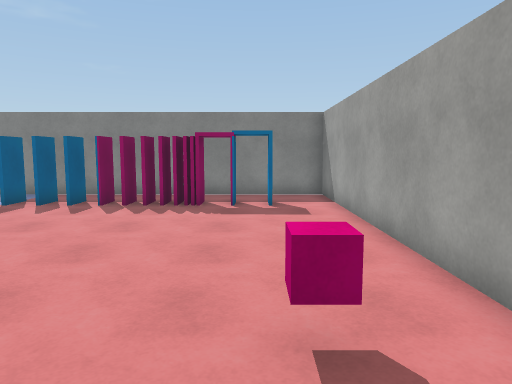
view 1 (above)

16 first-person views from a walk through a scene from a Unity 3-D project. The camera is 1.5 m above the floor, tilts 6° down and sees 70° across. The floor is counted in squares, 1 m on a side. Each view is taken from the middle of a square. On the plan, view 1 faces up. The plan holds only what a view shows up to about 16 squares ahead; the rest is blank. Surface patterns are stand-ins for the level's own textures.

view 2
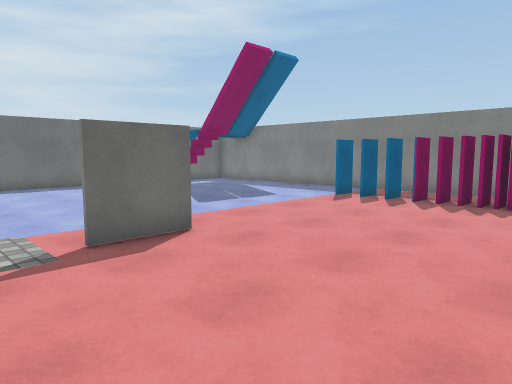

view 3
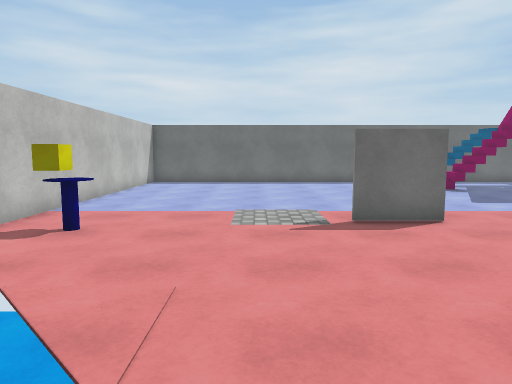

view 4
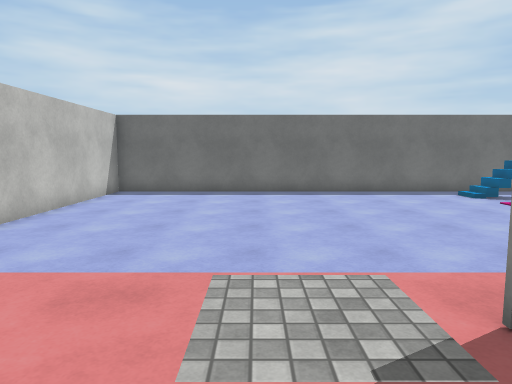

view 5
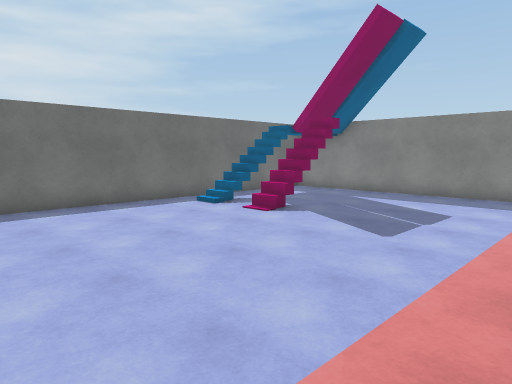

view 6
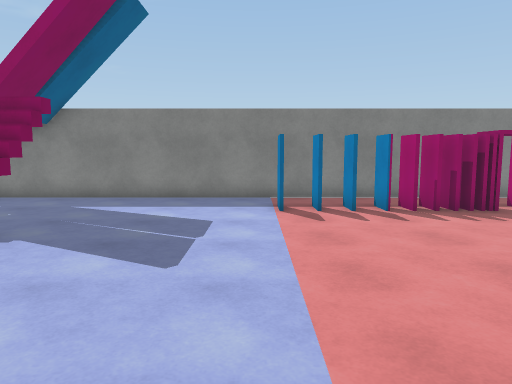

view 7
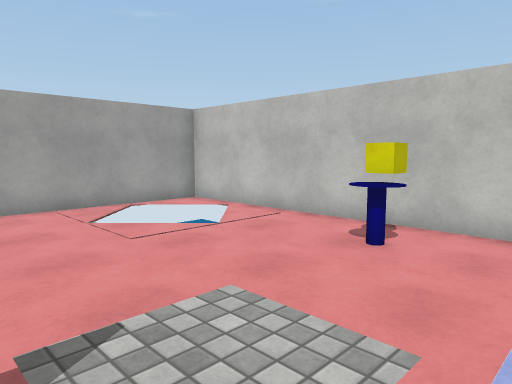

view 8
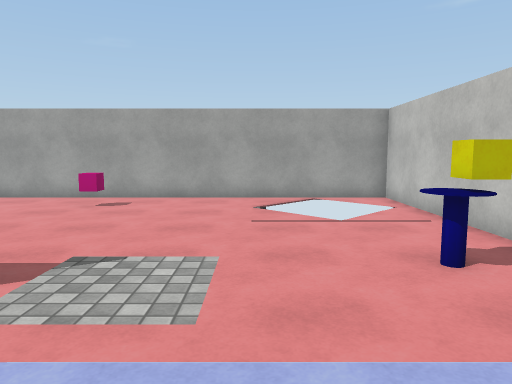

view 9
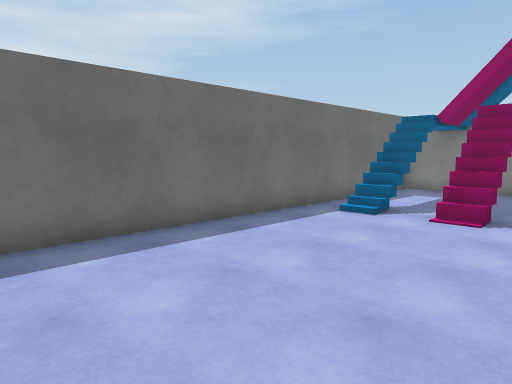

view 10
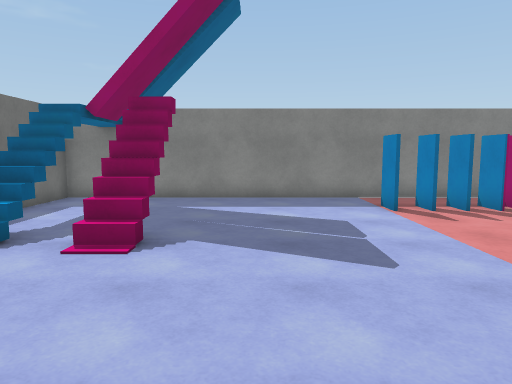

view 11
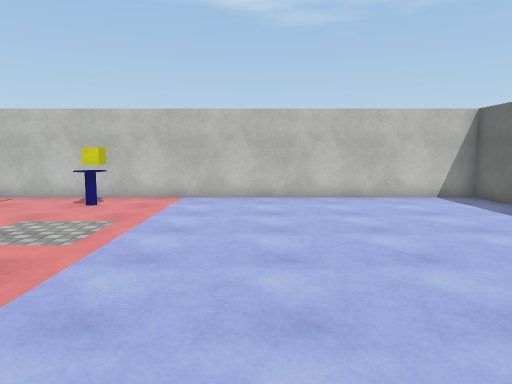

view 12
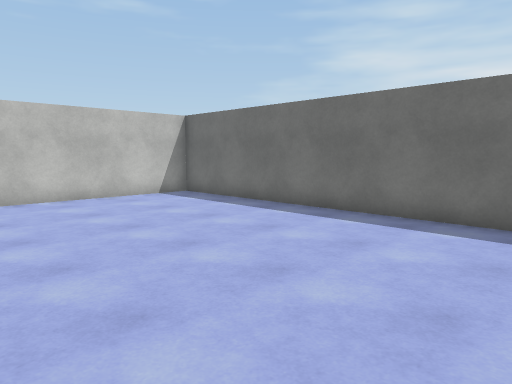

view 13
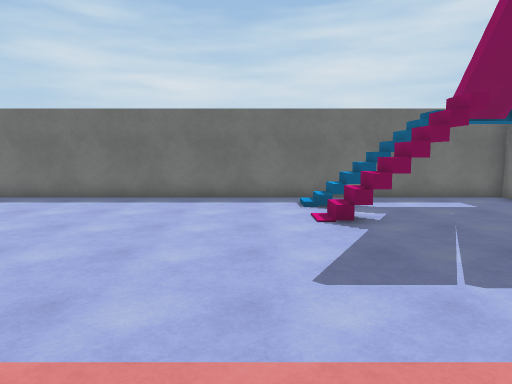

view 14
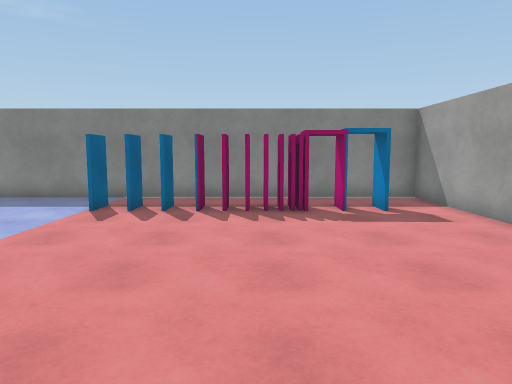

view 15
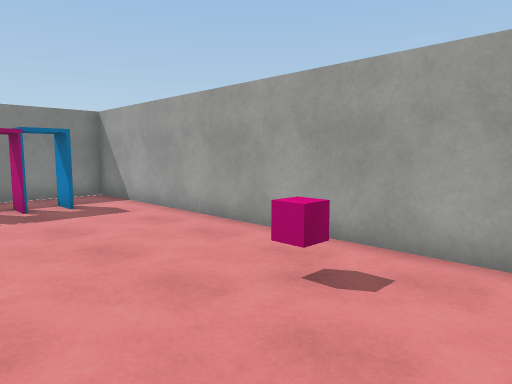

view 16
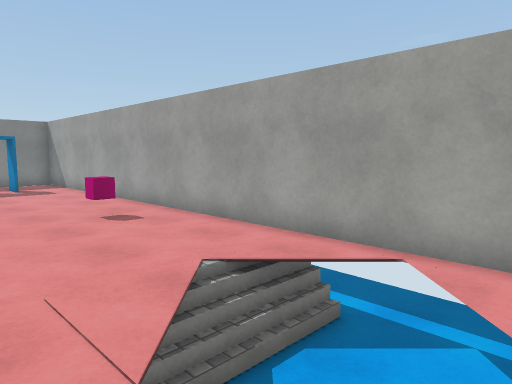

### Floor plan
Key: @ floor where view 1 was taken; # wall or solid block; x gap in a wall; . main floor; - floor 1.25 m lower than the main floor; / step, stairs or slope; = window, fence, low wall or low ledge; ^ raised ledge; v drop or lower ground; C cube; O other object.
Columns run from 18 left of view 1 to 3 right of it. Each row starts with its distance up from view 1.
 14 ######################
 13 #....................#
 12 #....................#
 11 #...........xxx##x...#
 10 #....................#
  9 #.O.O................#
  8 #. ..O...............#
  7 #. ..O...............#
  6 #....................#
  5 #....................#
  4 #....................#
  3 #...........#.....CC.#
  2 #...........#........#
  1 #....................#
  0 #.................@..#
 -1 #....................#
 -2 #................./..#
 -3 #................=/=.#
 -4 #............O..# --#v
 -5 #............C...  ^^v
 -6 #.................#^^
 -7 ##################

Where each view was taken, in squares from view 1:
view 1: 0 up, 0 right, facing up
view 2: 1 down, 0 right, facing up-left
view 3: 1 down, 2 right, facing left
view 4: 1 down, 3 left, facing left
view 5: 1 down, 6 left, facing up-left
view 6: 1 up, 8 left, facing up
view 7: 1 up, 8 left, facing down-right
view 8: 2 down, 10 left, facing right
view 9: 2 down, 11 left, facing up-left
view 10: 1 up, 11 left, facing up
view 11: 6 up, 10 left, facing down
view 12: 6 up, 9 left, facing down-left
view 13: 5 up, 5 left, facing left
view 14: 1 up, 3 left, facing up
view 15: 0 up, 3 left, facing up-right
view 16: 6 down, 3 left, facing up-right
